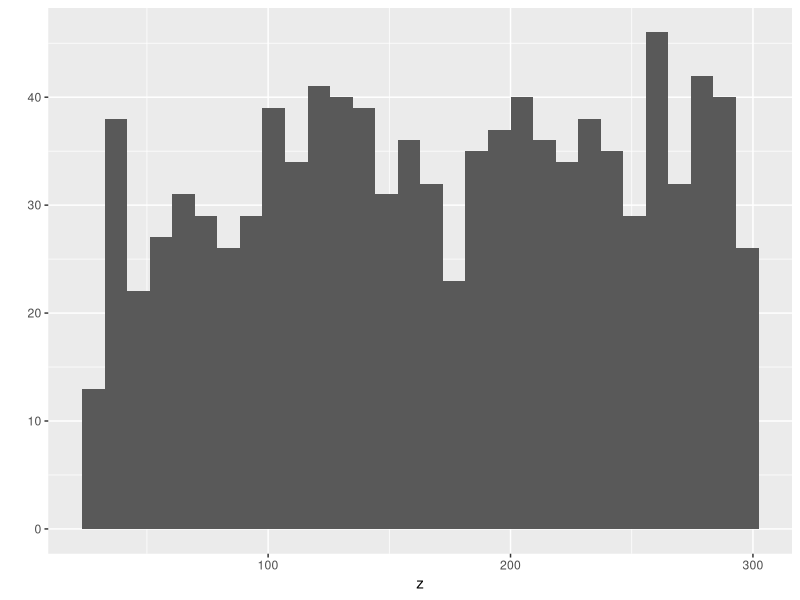
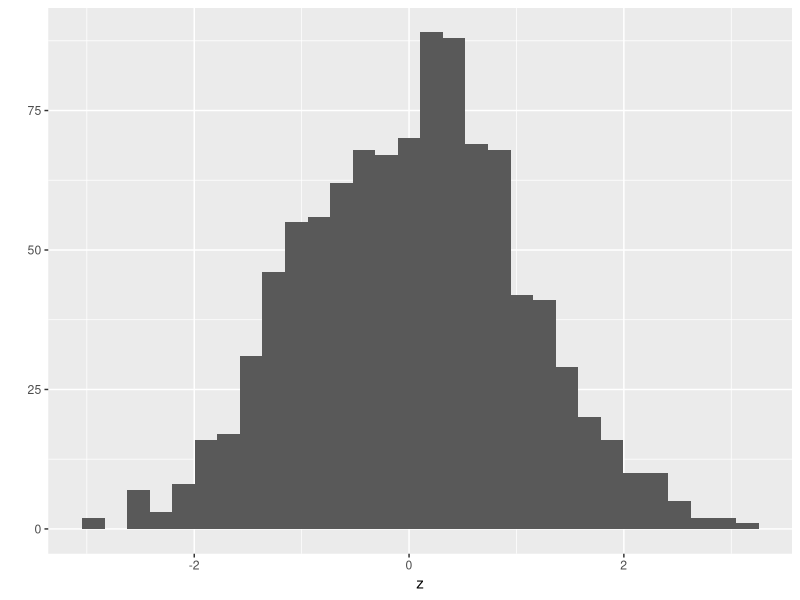
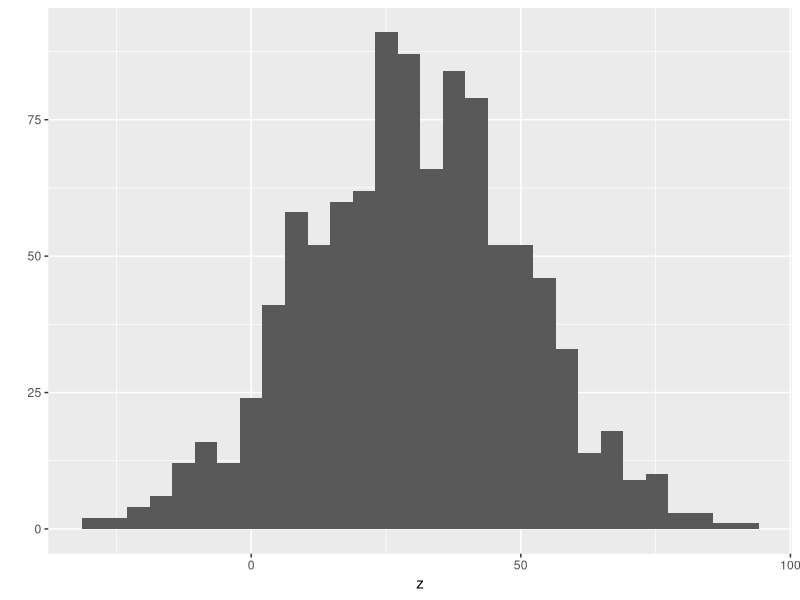

The R source for these figures, in order:
## Basic R coding and usage
## 30 january 2018
## ALS
library(ggplot2)
#using the assignment operator 
x <- 5 #preferred 
print(x)
y = 4 #legal but not used except in function 
y= y +1.1 
y <- y+1
plantHeight <- 5.5
#--------------------------------------------------{end class}

# The combine function
z <- c(3,7,7,10) # simple atomic vector 
print(z)
typeof(z) #get variable type (double is numbers) 
str(z)  # get structure of the variable
is.numeric(z) # logical test for variable type
is.character(z)


# c always "flattens" to an atomic vector 

z <- c(c(3,4), c(5,6))
print(z)
# character strings with single or double quotes 
z <- c("perch", "bass", "trout", "red snapper")
print(z)

#use nboth quote types fpr an internal quote

z <- c("htis is only 'one' character strong", 'a second string')
str(z)

#logical TRUE FALSE 
z <- c(TRUE, TRUE, FALSE)
is.numeric(z)
is.logical(z)

#Three properties of ataomic vectors 
#type of atomic vector
z <- c(1.2,2.2,3.2)
typeof(z)
is.numeric(z)

#length of vector
length(z)

#name of vector element (optional)
z <- runif(5) #random uniforn (0,1)
names(z)

#add names after variable is created 
names(z) <- c("chow", "pug", "beagle", "greyhound", "akita")
print(z)

#add names when variable is built 
z2 <- c(gold=3.3, silver=10, lead=2)
print(z2)
names(z2) <- NULL
print(z2)
names(z2) <- c("copper","Zinc")
print(z2)


#Special data values

#NA for missing values
z <- c(3.2, 3.3, NA)
length(z)
typeof(z[3])
# missing values can trip up basic functions 
mean(z) # does not work 
is.na(z) #checks for missid
!is.na(z) # ! is the NOT
mean(!is.na(z)) #WROOONG- mean of the true false values, 2/3 were true. be clear
mean(z[!is.na(z)]) #do it this way
#-------------------------------
#NaN, Inf -Inf
# bad results from nmumeric calc
z <- 0/0
print(z)
z <- 1/0
print(z)
z <- -1/0
print(z)
z <- 0/1
print(z)
z <- 1/0
typeof(z)
#------------------
#NULL is an object that is nothing 
z <- NULL
typeof(z)
length(z)
is.null(z)
#Three properities of atomic vectors
#coercion
a <- c(2.1, 2.2)
typeof(a)
b <- c("purple", "green")
typeof(b)
d <- c(a,b)
print(d)
typeof(d)
#numbers have been coerced into character strings 
# hierarchy of conversions
#logical -> integers-> double-> character

a <- runif(10)
print(a)
a > 0.5    #logical operation 
temp <- a > 0.5  #hold thsese logical variable 
sum(temp)
# what proportion of the values are >0.5
mean(a>0.5)

# qualify exam question: approx proportion of observation from a normal (0,1) random variable are >2.0
mean(rnorm(1000000)>2.0)
#------------ VEctorization 
z <- c(10,20,30) 
z + 1
y <- c(1,2,3)
z+y #element-by-element matching 

short <- c(1,2)
z + short #what willl happen@
z^2

#creating vectors
#create an empty vector 
z <- vector(mode="numeric", length=0)
print(z)
#add elements to empty vectori
z <- c(z,5) #dont do this in your code
print(z)
#insitead create a vector of predefined length 
z <- rep(NA,100)
z[1] <- 3.3
head(z)
z <- rep(NA, 100) 
head(z)
typeof(z)
z[c(1:20)] <- c("Washington", 2.2) 
typeof(z)
head(z)
z[1:30]

#generate a long list of names 
myVector <- runif(13) #get 100 random uniform 
myNames <- paste("File",seq(1:length(myVector)), ".csv", sep="")
head(myNames)                
names(myVector) <- myNames
head(myVector)
#using rep to repeat elements 

#-----------------------------------------------------------end feb 1 2018 

#---------------------------------------------- Feb 6th 2018
#using rep to repeat elements and create vectors 

rep(0.5,6)
rep("mystring", 3)
#more formal way of command 
rep(x=0.5, times=6)
rep(times=6 , x=0.5)
myVec <- c(1,2,3)
rep(myVec, times=2)
rep(x=myVec, each=2)
rep(x=myVec, times=myVec)
rep(x=1:3, times=3:1)


#seq funciton for creating sequences 
seq(from=2,to=4)
seq(from=2,to=4,by=0.5)
seq(from=2,to=4,length=7)
x <- seq(from=2,to=4,length=7)
1:length(x)
seq_along(x) #faster, better
1:5
seq(1,5)
seq_len(10)
#why are we using seq along 
x <- vector(mode="numeric", length=0)
str(x)
#num(0) is empty vector
1:length(x) #interpreted one to zero 
seq_along(x)
#seq and rep will generate values, give ordered values that are known

#using random numbers
runif(1)
set.seed(100)
runif(1)
runif(n=5, min=100,max=200)
library(ggplot2) #graphics library
z <- runif(n=1000,min=30,max=300)
qplot(x=z)


#random normal values
z <- rnorm(1000)
qplot(x=z)
z <- rnorm(n=1000, mean=30, sd=20)
qplot(x=z)

#use sample function to draw from existing vector 

longVec <- seq_len(10)
longVec
sample(x=longVec)
sample(x=longVec, size=3) # Sample withoyt replacement 
sample(x=longVec,size=3, replace=TRUE)
myWeights <- c(rep(20,5), rep(100,5))
myWeights
sample(x=longVec, replace=TRUE, prob=myWeights) 

sample(x=longVec,replace=FALSE, prob=myWeights)

#subsetting of atomic vectors
z <- c(3.1,9.2, 1.3, 0.4, 7.5)
#Subsetting on positive index values
z[2]
z[c(2,3)]

#ssubset on negative index values 
z[-c(2,3)]

#subset by creating a boolean vector to select elements to meet a condition 
z<3
z[z<3]
#ABove, got only the individual elements that satisfed z<3
which(z<3)
#"which" gives us actual locations of the elements thar satisfy the command, unless with the bracket as three lines below gives us values
myCriteria <- z<3
z[myCriteria]
z[which(z<3)]
zx <- c(NA,z)
zx[zx<3] #missing value is retained 
zx[which(zx<3)] #missing value is dropped

#keeps entire vector
z[]
z[-(length(z):(length(z)-2))] #- in front is get rid of what is in brackets and give me what is left. in bracket it "says"- give me elements from 5 to three, bu then get ride of it 
#subset on names of vector elements 
z
names(z) <- letters[seq_along(z)]
z
z[c("b","d","e")]

#arithmetic operators 
10+3
10-3
10*3
10/3
10^3
log(10)
log10(10)


#modulus operator (remainder)
10%%3

#interger division 
10%/%3

#generate the set of all numbers from 1 to 100 that are divisible by 9? the fuckkk- remainder value thing 

q <- seq_len(100)
q[q%%9==0]
#-------------------------------------END CLASS FEB 6 